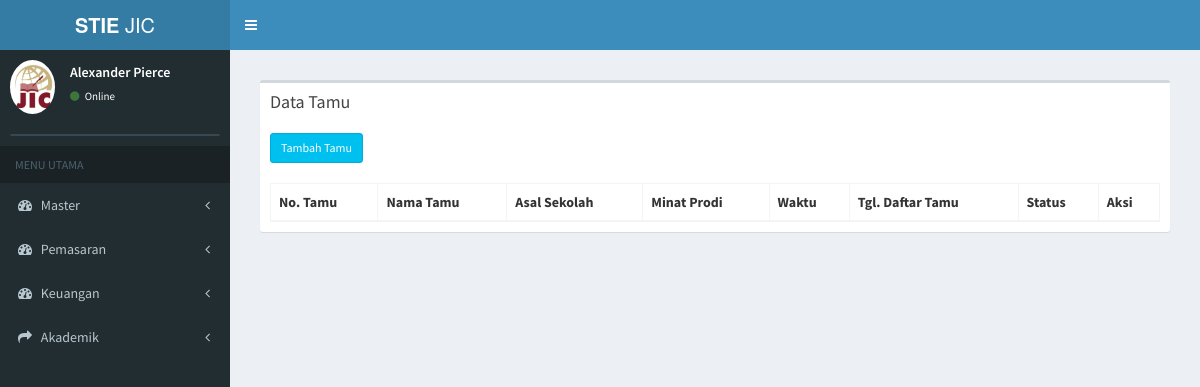
Before: / with the older database file.
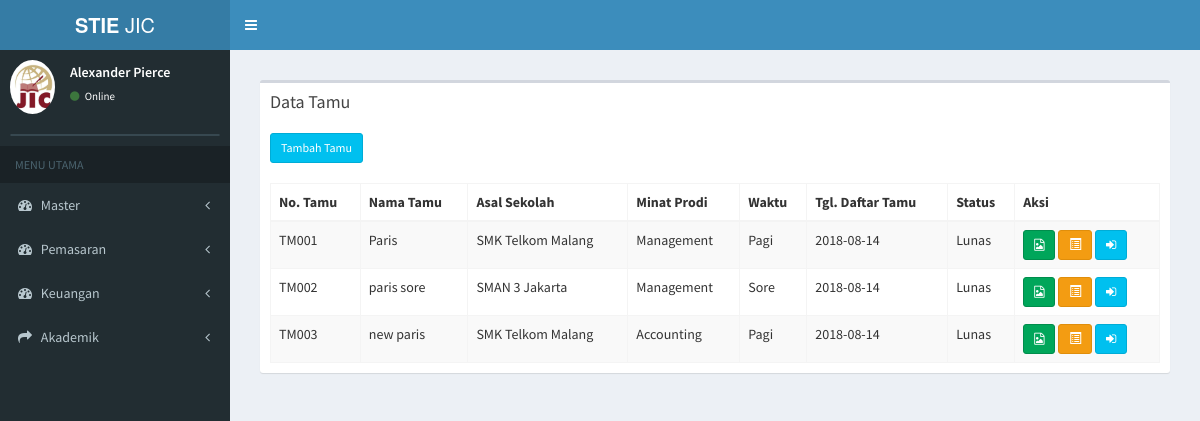
After: the same page with the newer database file.
### tables this page shows
CREATE TABLE `tb_pendaftaran` (
  `id_pendaftaran` varchar(6) NOT NULL,
  `tanggal_pendaftaran` date NOT NULL,
  `nama_pendaftar` varchar(50) NOT NULL,
  `jk_pendaftar` varchar(20) NOT NULL,
  `id_sekolah` varchar(6) NOT NULL,
  `jurusan` varchar(20) NOT NULL,
  `alamat` varchar(100) NOT NULL,
  `email` varchar(30) NOT NULL,
  `no_telp` varchar(15) NOT NULL,
  `waktu` varchar(10) NOT NULL,
  `status_bayar` varchar(20) NOT NULL,
  `id_prodi` varchar(6) NOT NULL,
  `sumber` varchar(30) NOT NULL,
  `bukti_transfer` text NOT NULL,
  `id_du` varchar(6) NOT NULL,
  `f1` text NOT NULL,
  `f2` text NOT NULL,
  `f3` text NOT NULL,
  `notes` text NOT NULL,
  `tanggal_konfirmasi` date NOT NULL,
  `sgs` varchar(20) NOT NULL
);

CREATE TABLE `tb_sekolah` (
  `id_sekolah` varchar(6) NOT NULL,
  `nama_sekolah` varchar(30) NOT NULL,
  `alamat_sekolah` text NOT NULL,
  `jenis_sekolah` varchar(6) NOT NULL
);

CREATE TABLE `tb_prodi` (
  `id_prodi` varchar(6) NOT NULL,
  `nama_prodi` varchar(20) NOT NULL,
  `ketua_prodi` varchar(50) NOT NULL
);

### application/controllers/tamu.php (called while the page is built, shortened)
<?php
class Tamu extends CI_Controller {
	public function __construct()
	{
		$this->load->model('tamu_model');
		$this->load->model('daftar_ulang_model');
		$this->load->model('mahasiswa_model');
	}
	public function index(){
				$data['tamu'] = $this->tamu_model->data_tamu();
				$data['main_view'] = 'Tamu/data_tamu_view';
				$this->load->view('template', $data);
	}
}

### index.php (called while the page is built, shortened)
<?php
require_once BASEPATH.'core/CodeIgniter.php';

### application/models/tamu_model.php (called while the page is built, shortened)
<?php
class Tamu_model extends CI_Model {
	public function data_tamu(){
		$this->db->select('*');
		 $this->db->from('tb_pendaftaran');
     $this->db->join('tb_sekolah','tb_sekolah.id_sekolah=tb_pendaftaran.id_sekolah');
		 $this->db->join('tb_prodi','tb_prodi.id_prodi=tb_pendaftaran.id_prodi');
		 $query = $this->db->get();
		 return $query->result();
	}
}

### application/views/Tamu/data_tamu_view.php (the view, shortened to what the changed rows need)
<section class="content">
      <div class="row">
        <div class="col-xs-12">
          <div class="box">
            <div class="box-body">
              <table id="example1" class="table table-bordered table-striped">
                 <a href="<?php echo base_url(); ?>tamu/page_tambah_tamu" class="btn btn-info btn-sm" > Tambah Tamu</a> <br> <br>
                <thead>
                <tr>
                  <th>No. Tamu</th>
                  <th>Nama Tamu</th>
                  <th>Asal Sekolah</th>
                  <th>Minat Prodi</th>
                  <th>Waktu</th>
                  <th>Tgl. Daftar Tamu</th>
                  <th>Status</th>
                  <th>Aksi</th>
                </tr>
                </thead>
                <tbody>
                <?php
                foreach ($tamu as $data) {
                  if ($data->status_bayar == 'Tamu') {
                  echo '
                <tr>
                  <td>'.$data->id_pendaftaran.'
                  </td>
                  <td>'.$data->nama_pendaftar.'</td>
                  <td>'.$data->nama_sekolah.'</td>
                  <td>'.$data->nama_prodi.'</td>
                  <td>'.$data->waktu.'</td>
                  <td>'.$data->tanggal_pendaftaran.'</td>
                  <td>'.$data->status_bayar.'</td>
                  <td>
                     <a href="'.base_url('tamu/f1/'.$data->id_pendaftaran).'" class="btn btn-warning btn-sm" >FU<span class="tooltiptext">Follow UP</span></a>
                     <a href="'.base_url('tamu/detail_tamu/'.$data->id_pendaftaran).'" class="btn btn-warning btn-sm"><i class="glyphicon glyphicon-list-alt"></i><span class="tooltiptext">Detail Tamu</span></a>
                      <a href="'.base_url('tamu/page_upload/'.$data->id_pendaftaran).'" class="btn btn-info btn-sm"><i class="fa fa-file-image-o"></i><span class="tooltiptext">Unggah Gambar</span></a>
                  </td>
                </tr>
                ';
              } else if ($data->status_bayar == 'Lunas') {
                if ($data->waktu == 'Pagi') {
                  echo '
                <tr>
                  <td>'.$data->id_pendaftaran.'
                  </td>
                  <td>'.$data->nama_pendaftar.'</td>
                  <td>'.$data->nama_sekolah.'</td>
                  <td>'.$data->nama_prodi.'</td>
                  <td>'.$data->waktu.'</td>
                  <td>'.$data->tanggal_pendaftaran.'</td>
                  <td>'.$data->status_bayar.'</td>
                  <td>
                     <a href="'.base_url('uploads/'.$data->bukti_transfer).'" class="btn btn-success btn-sm" target="_blank"><i class="fa fa-file-image-o"></i><span class="tooltiptext">Lihat Bukti</span></a>
                     <a href="'.base_url('tamu/detail_tamu/'.$data->id_pendaftaran).'" class="btn btn-warning btn-sm"><i class="glyphicon glyphicon-list-alt"></i><span class="tooltiptext">Detail Tamu</span></a>
                  <a href="'.base_url('daftar_ulang/page_du_pagi/'.$data->id_pendaftaran).'" class="btn btn-info btn-sm"><i class="fa fa-sign-in"></i><span class="tooltiptext">Daftar Ulang</span></a>
                  </td>
                </tr>
                ';
                }
                else {
                   echo '
                <tr>
                  <td>'.$data->id_pendaftaran.'
                  </td>
                  <td>'.$data->nama_pendaftar.'</td>
                  <td>'.$data->nama_sekolah.'</td>
                  <td>'.$data->nama_prodi.'</td>
                  <td>'.$data->waktu.'</td>
                  <td>'.$data->tanggal_pendaftaran.'</td>
                  <td>'.$data->status_bayar.'</td>
                  <td>
                   <a href="'.base_url('uploads/'.$data->bukti_transfer).'" class="btn btn-success btn-sm" target="_blank"><i class="fa fa-file-image-o"></i><span class="tooltiptext">Lihat Bukti</span></a>
                   <a href="'.base_url('tamu/detail_tamu/'.$data->id_pendaftaran).'" class="btn btn-warning btn-sm"><i class="glyphicon glyphicon-list-alt"></i><span class="tooltiptext">Detail Tamu</span></a>
                      <a href="'.base_url('daftar_ulang/page_du_sore/'.$data->id_pendaftaran).'" class="btn btn-info btn-sm"><i class="fa fa-sign-in"></i><span class="tooltiptext">Daftar Ulang</span></a>
                  </td>
                </tr>
                ';
                }
              ?>
              <?php
            } else if ($data->status_bayar != 'Non Aktif' AND $data->status_bayar != 'Aktif') {
                   echo '
                <tr>
                  <td>'.$data->id_pendaftaran.'
                  </td>
                  <td>'.$data->nama_pendaftar.'</td>
                  <td>'.$data->nama_sekolah.'</td>
                  <td>'.$data->nama_prodi.'</td>
                  <td>'.$data->waktu.'</td>
                  <td>'.$data->tanggal_pendaftaran.'</td>
                  <td>'.$data->status_bayar.'</td>
                  <td>
                   <a href="'.base_url('uploads/'.$data->bukti_transfer).'" class="btn btn-success btn-sm" target="_blank"><i class="fa fa-file-image-o"></i><span class="tooltiptext">Lihat Bukti</span></a>
                   <a href="'.base_url('tamu/detail_tamu/'.$data->id_pendaftaran).'" class="btn btn-warning btn-sm"><i class="glyphicon glyphicon-list-alt"></i><span class="tooltiptext">Detail Tamu</span></a>
                  </td>
                </tr>
                ';
            }
            }
            ?>
                </tbody>
              </table>
            </div>
          </div>
        </div>
      </div>
    </section>

Changed rows visible on the page:
added tb_pendaftaran: id_pendaftaran "TM001", nama_pendaftar "Paris", id_sekolah.nama_sekolah "SMK Telkom Malang", id_prodi.nama_prodi "Management", waktu "Pagi", tanggal_pendaftaran "2018-08-14", status_bayar "Lunas"
added tb_pendaftaran: id_pendaftaran "TM002", nama_pendaftar "paris sore", id_sekolah.nama_sekolah "SMAN 3 Jakarta", id_prodi.nama_prodi "Management", waktu "Sore", tanggal_pendaftaran "2018-08-14", status_bayar "Lunas"
added tb_pendaftaran: id_pendaftaran "TM003", nama_pendaftar "new paris", id_sekolah.nama_sekolah "SMK Telkom Malang", id_prodi.nama_prodi "Accounting", waktu "Pagi", tanggal_pendaftaran "2018-08-14", status_bayar "Lunas"
